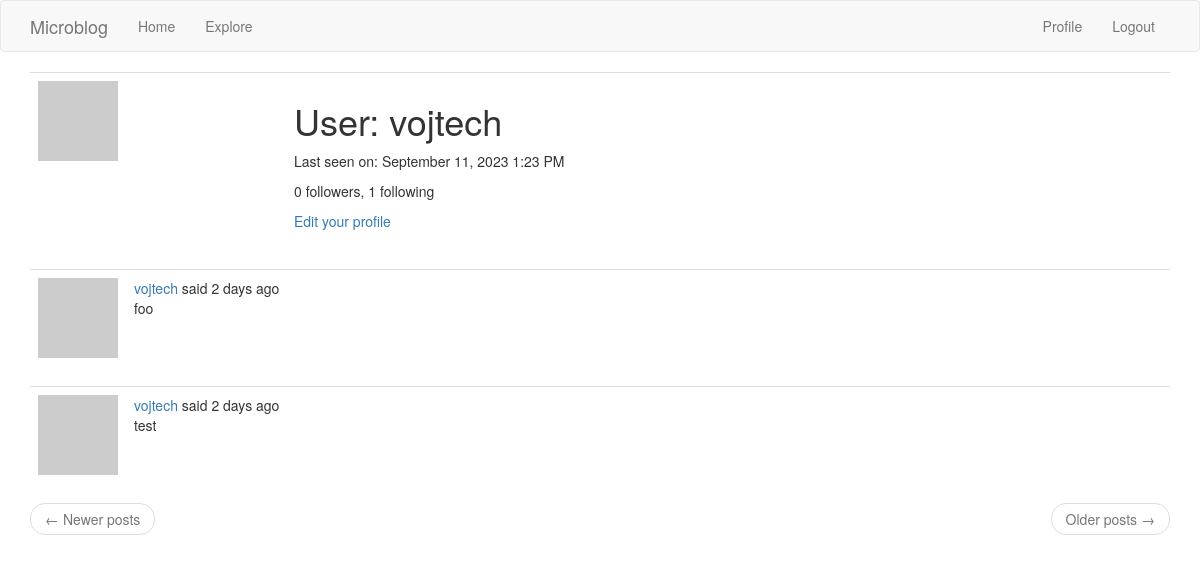
Page /user/vojtech (signed in) on the earlier database version.
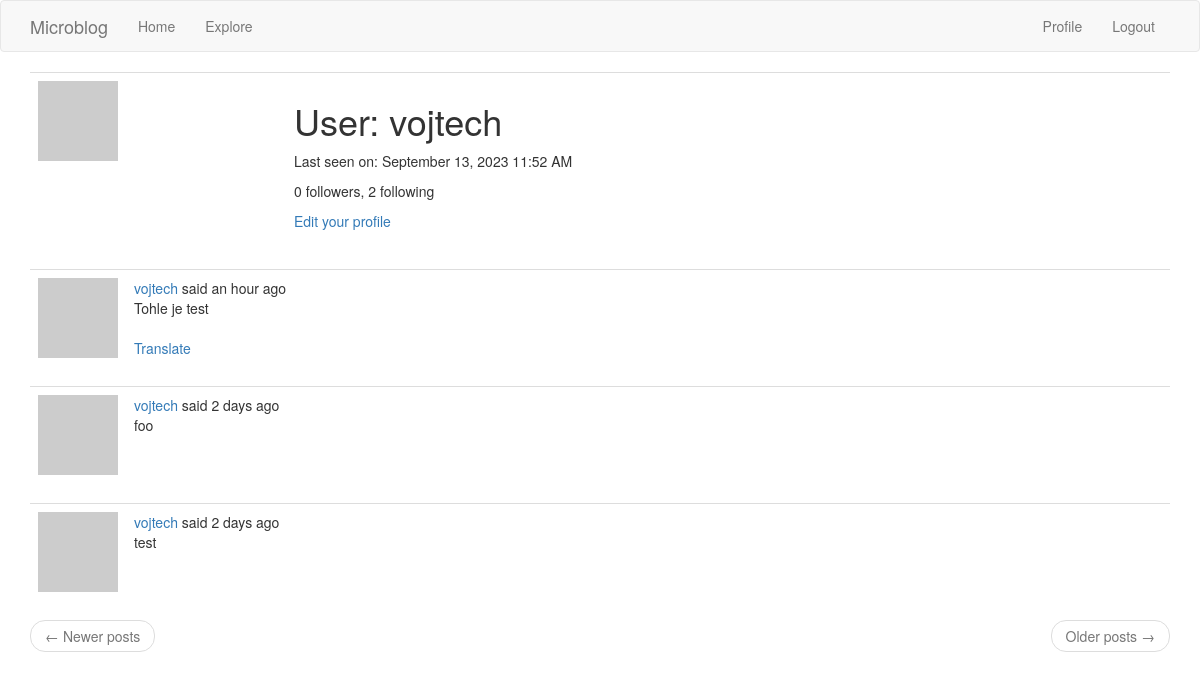
Same page on the later database version.
### app/models.py (models this page shows, shortened)
class User(UserMixin, db.Model):
    id = db.Column(db.Integer, primary_key=True)
    username = db.Column(db.String(64), index=True, unique=True)
    email = db.Column(db.String(120), index=True, unique=True)
    password_hash = db.Column(db.String(128))
    posts = db.relationship("Post", backref="author", lazy="dynamic")
    about_me = db.Column(db.String(140))
    last_seen = db.Column(db.DateTime, default=datetime.utcnow)
    followed = db.relationship(
        "User",
        secondary=followers,
        primaryjoin=(followers.c.follower_id == id),
        secondaryjoin=(followers.c.followed_id == id),
        backref=db.backref("followers", lazy="dynamic"),
        lazy="dynamic",
    )
    def avatar(self, size):
        digest = md5(self.email.lower().encode("utf-8")).hexdigest()
        return "https://www.gravatar.com/avatar/{}?d=identicon&s={}".format(
            digest, size
        )

class Post(db.Model):
    id = db.Column(db.Integer, primary_key=True)
    body = db.Column(db.String(140))
    timestamp = db.Column(db.DateTime, index=True, default=datetime.utcnow)
    user_id = db.Column(db.Integer, db.ForeignKey("user.id"))
    language = db.Column(db.String(5))

### app/main/routes.py (the view)
@bp.route("/user/<username>")
@login_required
def user(username):
    user = User.query.filter_by(username=username).first_or_404()
    page = request.args.get("page", 1, type=int)
    posts = user.posts.order_by(Post.timestamp.desc()).paginate(
        page=page, per_page=current_app.config["POSTS_PER_PAGE"], error_out=False
    )
    next_url = (
        url_for("main.user", username=user.username, page=posts.next_num)
        if posts.has_next
        else None
    )
    prev_url = (
        url_for("main.user", username=user.username, page=posts.prev_num)
        if posts.has_prev
        else None
    )
    form = EmptyForm()
    return render_template(
        "user.html",
        user=user,
        posts=posts.items,
        next_url=next_url,
        prev_url=prev_url,
        form=form,
    )

### app/__init__.py (called while the page is built)
def get_locale():
    return request.accept_languages.best_match(current_app.config["LANGUAGES"])

### app/main/routes.py (called while the page is built)
@bp.before_app_request
def before_request():
    if current_user.is_authenticated:
        current_user.last_seen = datetime.utcnow()
        db.session.commit()
    g.locale = str(get_locale())

### app/models.py (called while the page is built)
@login.user_loader
def load_user(id):
    return User.query.get(int(id))

### app/templates/user.html (shortened to what this page needs)
{% extends "base.html" %}
{% block app_content %}
    <table class="table table-hover">
        <tr>
            <td width="256px"><img src="{{ user.avatar(256) }}"></td>
            <td>
                <h1>{{ _('User') }}: {{ user.username }}</h1>
                {% if user.last_seen %}
                <p>{{ _('Last seen on') }}: {{ moment(user.last_seen).format('LLL') }}</p>
                {% endif %}
                <p>{{ _('%(count)d followers', count=user.followers.count()) }}, {{ _('%(count)d following', count=user.followed.count()) }}</p>
                {% if user == current_user %}
                <p><a href="{{ url_for('main.edit_profile') }}">{{ _('Edit your profile') }}</a></p>
                {% endif %}
            </td>
        </tr>
    </table>
    {% for post in posts %}
        {% include '_post.html' %}
    {% endfor %}
    <nav aria-label="...">
        <ul class="pager">
            <li class="previous{% if not prev_url %} disabled{% endif %}">
                <a href="{{ prev_url or '#' }}">
                    <span aria-hidden="true">&larr;</span> {{ _('Newer posts') }}
                </a>
            </li>
            <li class="next{% if not next_url %} disabled{% endif %}">
                <a href="{{ next_url or '#' }}">
                    {{ _('Older posts') }} <span aria-hidden="true">&rarr;</span>
                </a>
            </li>
        </ul>
    </nav>
{% endblock %}

### app/templates/base.html (shortened to what this page needs)
{% extends 'bootstrap/base.html' %}
{% block navbar %}
    <nav class="navbar navbar-default">
        <div class="container">
            <div class="navbar-header">
                <a class="navbar-brand" href="{{ url_for('main.index') }}">Microblog</a>
            </div>
            <div class="collapse navbar-collapse" id="bs-example-navbar-collapse-1">
                <ul class="nav navbar-nav">
                    <li><a href="{{ url_for('main.index') }}">{{ _('Home') }}</a></li>
                    <li><a href="{{ url_for('main.explore') }}">{{ _('Explore') }}</a></li>
                </ul>
                <ul class="nav navbar-nav navbar-right">
                    {% if current_user.is_anonymous %}
                    <li><a href="{{ url_for('auth.login') }}">{{ _('Login') }}</a></li>
                    {% else %}
                    <li><a href="{{ url_for('main.user', username=current_user.username) }}">{{ _('Profile') }}</a></li>
                    <li><a href="{{ url_for('auth.logout') }}">{{ _('Logout') }}</a></li>
                    {% endif %}
                </ul>
            </div>
        </div>
    </nav>
{% endblock %}
{% block content %}
    <div class="container">
        {% block app_content %}{% endblock %}
    </div>
{% endblock %}

### app/templates/_post.html (shortened to what this page needs)
    <table class="table table-hover">
        <tr>
            <td width="70px">
                <a href="{{ url_for('main.user', username=post.author.username) }}">
                    <img src="{{ post.author.avatar(70) }}" />
                </a>
            </td>
            <td>
                {{ _('%(username)s said %(when)s',
                    username=user_link, when=moment(post.timestamp).fromNow()) }}
                <br>
                <span id="post{{ post.id }}">{{ post.body }}</span>
                {% if post.language and post.language != g.locale %}
                <br><br>
                <span id="translation{{ post.id }}">
                    <a href="javascript:translate(
                                '#post{{ post.id }}',
                                '#translation{{ post.id }}',
                                '{{ post.language }}',
                                '{{ g.locale }}');">{{ _('Translate') }}</a>
                </span>
                {% endif %}
            </td>
        </tr>
    </table>

Differences in the rows shown:
changed User "vojtech": last_seen "September 11, 2023 1:23 PM" → "September 13, 2023 11:52 AM"
added Post: body "Tohle je test"
Other differences:
text no longer shown: "1 following"
text now shown: "2 following"
